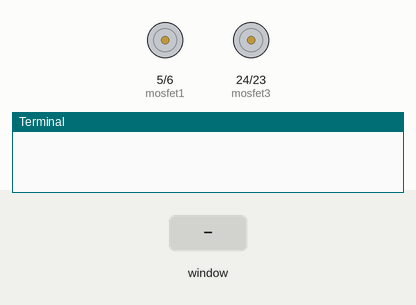
The program below on a simulated Raspberry Pi (BCM pin numbers). Parts: motor-driver pin pairs drawn as motors (green arrow = first pin HIGH = forward, orange = second pin HIGH = backward, longer = more drive), the last lines printed to the terminal. Inputs (shaded band) come from the test bench. The desktop window is not drawn, its controls go by their first labels and the mouse button is held 0.15 s.

Above: at 1.2 s.
1.3 s: control labelled "Right LCD ON" in the window clicked
At 1.7 s:
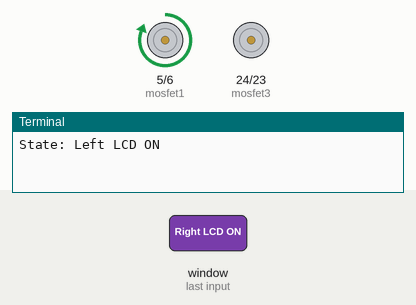
2.8 s: control labelled "Right LCD OFF" in the window clicked
At 4.0 s:
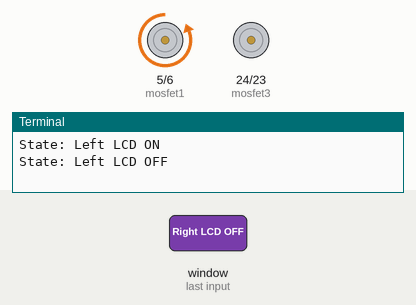
4.3 s: control labelled "Left LCD ON" in the window clicked
At 5.1 s:
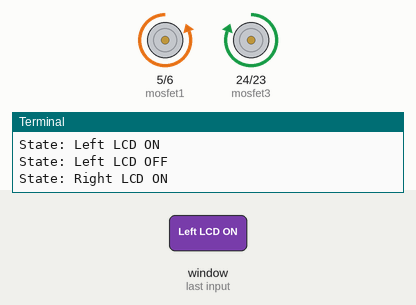
5.8 s: control labelled "Left LCD OFF" in the window clicked
At 6.3 s:
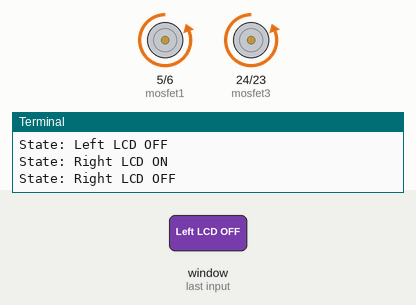
7.3 s: control labelled "Right LCD ON" in the window clicked
At 8.5 s:
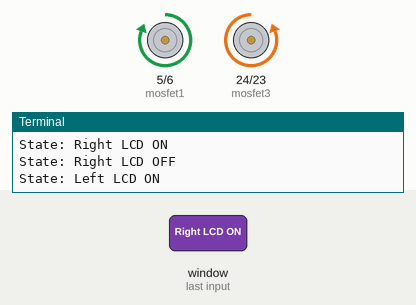
8.8 s: control labelled "Left LCD ON" in the window clicked
At 9.8 s:
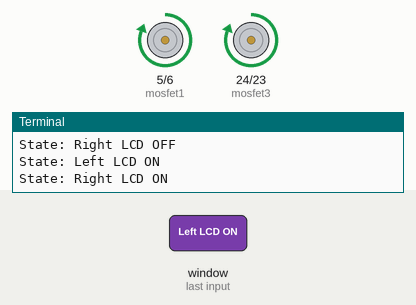
Timing chart, 0 to 11.3 s (numbered marks = the images above; inputs shaded):
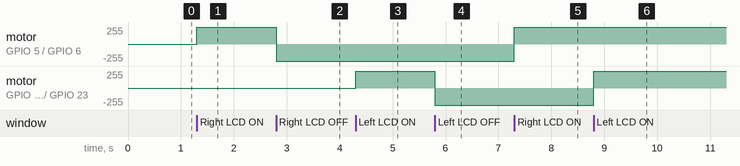

The program:

led_control.py
```python
from PyQt6.QtWidgets import QApplication, QWidget, QPushButton, QVBoxLayout, QLabel
from gpiozero import LED
import sys

# GPIO setup for MOSFETs controlling two LCDs
mosfet1 = LED(5)  # GPIO 5 controls MOSFET for Left LCD (LCD 1)
mosfet2 = LED(6)  # GPIO 6 controls MOSFET for Left LCD (LCD 1)
mosfet3 = LED(24)  # GPIO 22 controls MOSFET for Right LCD (LCD 2)
mosfet4 = LED(23)  # GPIO 27 controls MOSFET for Right LCD (LCD 2)

class LCDControlApp(QWidget):
    def __init__(self):
        super().__init__()
        self.initUI()

    def initUI(self):
        # Window title and geometry
        self.setWindowTitle("LCD Control")
        self.setGeometry(200, 200, 300, 200)

        # Label to display the current state
        self.label = QLabel("Select an LCD:", self)

        # Left button (ON)
        self.left_button_on = QPushButton("Right LCD ON", self)
        self.left_button_on.clicked.connect(self.activate_left_lcd_on)

        # Left button (OFF)
        self.left_button_off = QPushButton("Right LCD OFF", self)
        self.left_button_off.clicked.connect(self.activate_left_lcd_off)

        # Right button (ON)
        self.right_button_on = QPushButton("Left LCD ON", self)
        self.right_button_on.clicked.connect(self.activate_right_lcd_on)

        # Right button (OFF)
        self.right_button_off = QPushButton("Left LCD OFF", self)
        self.right_button_off.clicked.connect(self.activate_right_lcd_off)

        # Layout
        layout = QVBoxLayout()
        layout.addWidget(self.label)
        layout.addWidget(self.left_button_on)
        layout.addWidget(self.left_button_off)
        layout.addWidget(self.right_button_on)
        layout.addWidget(self.right_button_off)

        self.setLayout(layout)

    def activate_left_lcd_off(self):
        # Turn off both MOSFETs for Left LCD
        mosfet1.off()  # GPIO 5 (Left LCD)
        mosfet2.on()  # GPIO 6 (Left LCD)

        self.label.setText("State: Left LCD OFF")
        print("State: Left LCD OFF")

    def activate_left_lcd_on(self):
        # Turn on both MOSFETs for Left LCD
        mosfet1.on()   # GPIO 5 (Left LCD)
        mosfet2.off()   # GPIO 6 (Left LCD)

        self.label.setText("State: Left LCD ON")
        print("State: Left LCD ON")

    def activate_right_lcd_off(self):
        # Turn off both MOSFETs for Right LCD
        mosfet3.off()  # GPIO 22 (Right LCD)
        mosfet4.on()  # GPIO 27 (Right LCD)

        self.label.setText("State: Right LCD OFF")
        print("State: Right LCD OFF")

    def activate_right_lcd_on(self):
        # Turn on both MOSFETs for Right LCD
        mosfet3.on()   # GPIO 22 (Right LCD)
        mosfet4.off()   # GPIO 27 (Right LCD)

        self.label.setText("State: Right LCD ON")
        print("State: Right LCD ON")

if __name__ == "__main__":
    app = QApplication(sys.argv)
    window = LCDControlApp()
    window.show()
    sys.exit(app.exec())
```

Measured:
- after the input at 1.3 s, motor on GPIO 5 (mosfet1) / GPIO 6 (mosfet2): stopped → forward 255/255 at once
- after the input at 2.8 s, motor on GPIO 5 (mosfet1) / GPIO 6 (mosfet2): forward 255/255 → backward 255/255 at once
- after the input at 4.3 s, motor on GPIO 24 (mosfet3) / GPIO 23 (mosfet4): stopped → forward 255/255 at once
- after the input at 5.8 s, motor on GPIO 24 (mosfet3) / GPIO 23 (mosfet4): forward 255/255 → backward 255/255 at once
- after the input at 7.3 s, motor on GPIO 5 (mosfet1) / GPIO 6 (mosfet2): backward 255/255 → forward 255/255 at once
- after the input at 8.8 s, motor on GPIO 24 (mosfet3) / GPIO 23 (mosfet4): backward 255/255 → forward 255/255 at once
